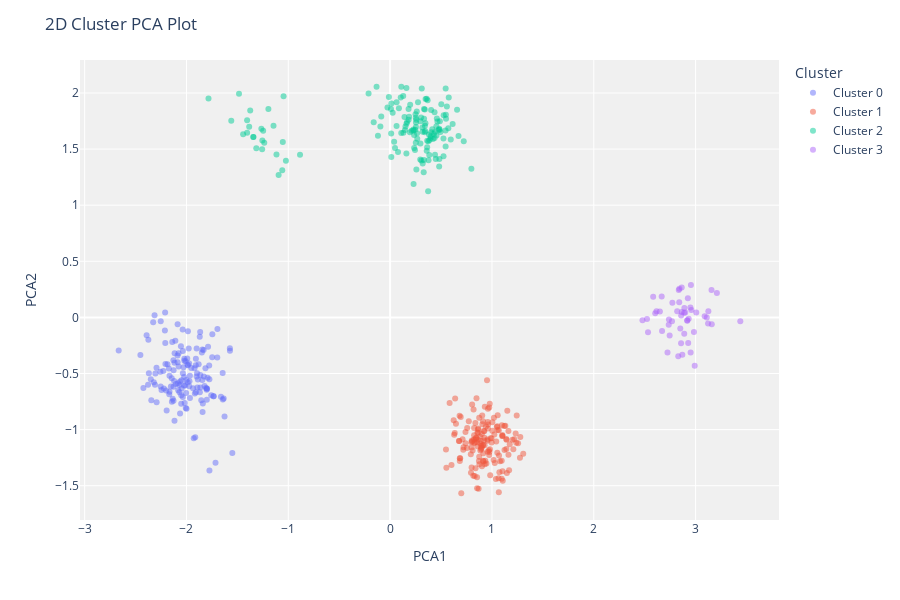
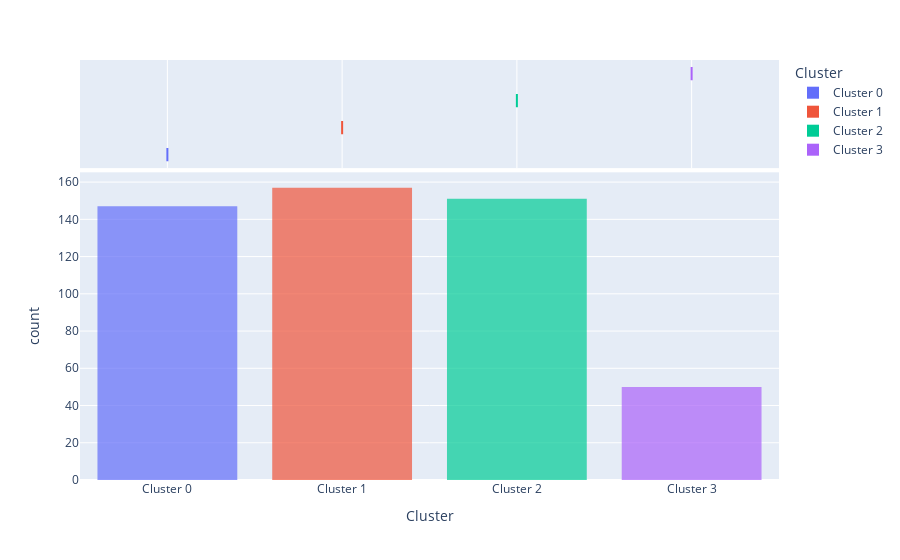

Write notebook code for charts like these, in order.
### Code cell
plot_model(model = kmeans, plot = 'cluster')
plot_model(model = kmeans, plot = 'elbow')
plot_model(model = kmeans, plot = 'silhouette')
plot_model(kmeans, plot = 'distribution') #to see size of clusters

### Figure 1 — Plotly figure (JSON) as saved in the notebook; plotly's stock layout.template omitted (floating-point values rounded to 4 significant figures; data arrays with more than 128 entries replaced by an {"elided": "..."} marker saying what was removed)
{"data": [{"customdata": {"elided": "147x1 int values"}, "hovertemplate": "Cluster=Cluster 0<br>PCA1=%{x}<br>PCA2=%{y}<br>Feature=%{customdata[0]}<extra></extra>", "legendgroup": "Cluster 0", "marker": {"color": "#636efa", "opacity": 0.5, "symbol": "circle"}, "mode": "markers", "name": "Cluster 0", "orientation": "v", "showlegend": true, "textposition": "top center", "type": "scatter", "x": {"elided": "147 float values"}, "xaxis": "x", "y": {"elided": "147 float values"}, "yaxis": "y"}, {"customdata": {"elided": "157x1 int values"}, "hovertemplate": "Cluster=Cluster 1<br>PCA1=%{x}<br>PCA2=%{y}<br>Feature=%{customdata[0]}<extra></extra>", "legendgroup": "Cluster 1", "marker": {"color": "#EF553B", "opacity": 0.5, "symbol": "circle"}, "mode": "markers", "name": "Cluster 1", "orientation": "v", "showlegend": true, "textposition": "top center", "type": "scatter", "x": {"elided": "157 float values"}, "xaxis": "x", "y": {"elided": "157 float values"}, "yaxis": "y"}, {"customdata": {"elided": "151x1 int values"}, "hovertemplate": "Cluster=Cluster 2<br>PCA1=%{x}<br>PCA2=%{y}<br>Feature=%{customdata[0]}<extra></extra>", "legendgroup": "Cluster 2", "marker": {"color": "#00cc96", "opacity": 0.5, "symbol": "circle"}, "mode": "markers", "name": "Cluster 2", "orientation": "v", "showlegend": true, "textposition": "top center", "type": "scatter", "x": {"elided": "151 float values"}, "xaxis": "x", "y": {"elided": "151 float values"}, "yaxis": "y"}, {"customdata": [[27], [23], [25], [17], [24], [20], [23], [26], [23], [27], [23], [31], [22], [24], [29], [22], [28], [26], [25], [24], [24], [25], [20], [30], [25], [28], [20], [24], [22], [26], [17], [26], [28], [18], [21], [21], [17], [27], [25], [24], [28], [26], [28], [25], [24], [17], [29], [29], [28], [18]], "hovertemplate": "Cluster=Cluster 3<br>PCA1=%{x}<br>PCA2=%{y}<br>Feature=%{customdata[0]}<extra></extra>", "legendgroup": "Cluster 3", "marker": {"color": "#ab63fa", "opacity": 0.5, "symbol": "circle"}, "mode": "markers", "name": "Cluster 3", "orientation": "v", "showlegend": true, "textposition": "top center", "type": "scatter", "x": [2.745, 3.125, 3.123, 3.439, 2.864, 2.924, 2.89, 2.858, 2.917, 2.671, 2.738, 2.724, 2.864, 2.899, 2.768, 3.089, 2.87, 2.819, 2.667, 3.159, 2.958, 2.919, 2.887, 2.478, 2.858, 2.991, 2.841, 2.984, 2.85, 2.889, 3.11, 2.649, 2.616, 2.954, 2.932, 3.007, 3.157, 2.951, 2.772, 2.736, 2.928, 2.584, 2.533, 2.604, 2.949, 3.209, 2.839, 2.83, 2.523, 2.835], "xaxis": "x", "y": [-0.1606, 0.05561, -0.05352, -0.03434, 0.04909, 0.1713, 0.08348, -0.2313, -0.0299, -0.1207, -0.01964, -0.3138, 0.2661, 0.04388, -0.03352, 0.009215, -0.3333, 0.0548, 0.1852, -0.06056, 0.06591, -0.02533, 0.04144, -0.0258, 0.01676, -0.4319, 0.2558, -0.1311, -0.09808, -0.1457, -0.001787, 0.05361, 0.05519, 0.2891, -0.01143, 0.04445, 0.2442, -0.3139, 0.1316, -0.06557, -0.228, 0.1843, -0.1315, 0.03615, 0.08887, 0.2185, 0.1355, -0.3458, -0.01445, 0.2447], "yaxis": "y"}], "layout": {"height": 600, "legend": {"title": {"text": "Cluster"}, "tracegroupgap": 0}, "margin": {"t": 60}, "plot_bgcolor": "rgb(240,240,240)", "title": {"text": "2D Cluster PCA Plot"}, "xaxis": {"anchor": "y", "domain": [0, 1], "title": {"text": "PCA1"}}, "yaxis": {"anchor": "x", "domain": [0, 1], "title": {"text": "PCA2"}}}}

### Figure 2 — Plotly figure (JSON) as saved in the notebook; plotly's stock layout.template omitted (floating-point values rounded to 4 significant figures; data arrays with more than 128 entries replaced by an {"elided": "..."} marker saying what was removed)
{"data": [{"alignmentgroup": "True", "bingroup": "x", "hovertemplate": "Cluster=%{x}<br>count=%{y}<extra></extra>", "legendgroup": "Cluster 0", "marker": {"color": "#636efa", "opacity": 0.7}, "name": "Cluster 0", "offsetgroup": "Cluster 0", "orientation": "v", "showlegend": true, "type": "histogram", "x": {"elided": "147 str values"}, "xaxis": "x", "yaxis": "y"}, {"alignmentgroup": "True", "customdata": {"elided": "147x5 mixed values"}, "hovertemplate": "Cluster=%{customdata[4]}<br>Age=%{customdata[0]}<br>Income=%{customdata[1]}<br>SpendingScore=%{customdata[2]}<br>Savings=%{customdata[3]}<extra></extra>", "legendgroup": "Cluster 0", "marker": {"color": "#636efa"}, "name": "Cluster 0", "notched": true, "offsetgroup": "Cluster 0", "showlegend": false, "type": "box", "x": {"elided": "147 str values"}, "xaxis": "x2", "yaxis": "y2"}, {"alignmentgroup": "True", "bingroup": "x", "hovertemplate": "Cluster=%{x}<br>count=%{y}<extra></extra>", "legendgroup": "Cluster 1", "marker": {"color": "#EF553B", "opacity": 0.7}, "name": "Cluster 1", "offsetgroup": "Cluster 1", "orientation": "v", "showlegend": true, "type": "histogram", "x": {"elided": "157 str values"}, "xaxis": "x", "yaxis": "y"}, {"alignmentgroup": "True", "customdata": {"elided": "157x5 mixed values"}, "hovertemplate": "Cluster=%{customdata[4]}<br>Age=%{customdata[0]}<br>Income=%{customdata[1]}<br>SpendingScore=%{customdata[2]}<br>Savings=%{customdata[3]}<extra></extra>", "legendgroup": "Cluster 1", "marker": {"color": "#EF553B"}, "name": "Cluster 1", "notched": true, "offsetgroup": "Cluster 1", "showlegend": false, "type": "box", "x": {"elided": "157 str values"}, "xaxis": "x2", "yaxis": "y2"}, {"alignmentgroup": "True", "bingroup": "x", "hovertemplate": "Cluster=%{x}<br>count=%{y}<extra></extra>", "legendgroup": "Cluster 2", "marker": {"color": "#00cc96", "opacity": 0.7}, "name": "Cluster 2", "offsetgroup": "Cluster 2", "orientation": "v", "showlegend": true, "type": "histogram", "x": {"elided": "151 str values"}, "xaxis": "x", "yaxis": "y"}, {"alignmentgroup": "True", "customdata": {"elided": "151x5 mixed values"}, "hovertemplate": "Cluster=%{customdata[4]}<br>Age=%{customdata[0]}<br>Income=%{customdata[1]}<br>SpendingScore=%{customdata[2]}<br>Savings=%{customdata[3]}<extra></extra>", "legendgroup": "Cluster 2", "marker": {"color": "#00cc96"}, "name": "Cluster 2", "notched": true, "offsetgroup": "Cluster 2", "showlegend": false, "type": "box", "x": {"elided": "151 str values"}, "xaxis": "x2", "yaxis": "y2"}, {"alignmentgroup": "True", "bingroup": "x", "hovertemplate": "Cluster=%{x}<br>count=%{y}<extra></extra>", "legendgroup": "Cluster 3", "marker": {"color": "#ab63fa", "opacity": 0.7}, "name": "Cluster 3", "offsetgroup": "Cluster 3", "orientation": "v", "showlegend": true, "type": "histogram", "x": ["Cluster 3", "Cluster 3", "Cluster 3", "Cluster 3", "Cluster 3", "Cluster 3", "Cluster 3", "Cluster 3", "Cluster 3", "Cluster 3", "Cluster 3", "Cluster 3", "Cluster 3", "Cluster 3", "Cluster 3", "Cluster 3", "Cluster 3", "Cluster 3", "Cluster 3", "Cluster 3", "Cluster 3", "Cluster 3", "Cluster 3", "Cluster 3", "Cluster 3", "Cluster 3", "Cluster 3", "Cluster 3", "Cluster 3", "Cluster 3", "Cluster 3", "Cluster 3", "Cluster 3", "Cluster 3", "Cluster 3", "Cluster 3", "Cluster 3", "Cluster 3", "Cluster 3", "Cluster 3", "Cluster 3", "Cluster 3", "Cluster 3", "Cluster 3", "Cluster 3", "Cluster 3", "Cluster 3", "Cluster 3", "Cluster 3", "Cluster 3"], "xaxis": "x", "yaxis": "y"}, {"alignmentgroup": "True", "customdata": {"elided": "50x5 mixed values"}, "hovertemplate": "Cluster=%{customdata[4]}<br>Age=%{customdata[0]}<br>Income=%{customdata[1]}<br>SpendingScore=%{customdata[2]}<br>Savings=%{customdata[3]}<extra></extra>", "legendgroup": "Cluster 3", "marker": {"color": "#ab63fa"}, "name": "Cluster 3", "notched": true, "offsetgroup": "Cluster 3", "showlegend": false, "type": "box", "x": ["Cluster 3", "Cluster 3", "Cluster 3", "Cluster 3", "Cluster 3", "Cluster 3", "Cluster 3", "Cluster 3", "Cluster 3", "Cluster 3", "Cluster 3", "Cluster 3", "Cluster 3", "Cluster 3", "Cluster 3", "Cluster 3", "Cluster 3", "Cluster 3", "Cluster 3", "Cluster 3", "Cluster 3", "Cluster 3", "Cluster 3", "Cluster 3", "Cluster 3", "Cluster 3", "Cluster 3", "Cluster 3", "Cluster 3", "Cluster 3", "Cluster 3", "Cluster 3", "Cluster 3", "Cluster 3", "Cluster 3", "Cluster 3", "Cluster 3", "Cluster 3", "Cluster 3", "Cluster 3", "Cluster 3", "Cluster 3", "Cluster 3", "Cluster 3", "Cluster 3", "Cluster 3", "Cluster 3", "Cluster 3", "Cluster 3", "Cluster 3"], "xaxis": "x2", "yaxis": "y2"}], "layout": {"barmode": "relative", "legend": {"title": {"text": "Cluster"}, "tracegroupgap": 0}, "margin": {"t": 60}, "xaxis": {"anchor": "y", "categoryarray": ["Cluster 0", "Cluster 1", "Cluster 2", "Cluster 3"], "categoryorder": "array", "domain": [0, 1], "title": {"text": "Cluster"}}, "xaxis2": {"anchor": "y2", "domain": [0, 1], "matches": "x", "showgrid": true, "showticklabels": false}, "yaxis": {"anchor": "x", "domain": [0, 0.7326], "title": {"text": "count"}}, "yaxis2": {"anchor": "x2", "domain": [0.7426, 1], "matches": "y2", "showgrid": false, "showline": false, "showticklabels": false, "ticks": ""}}}
